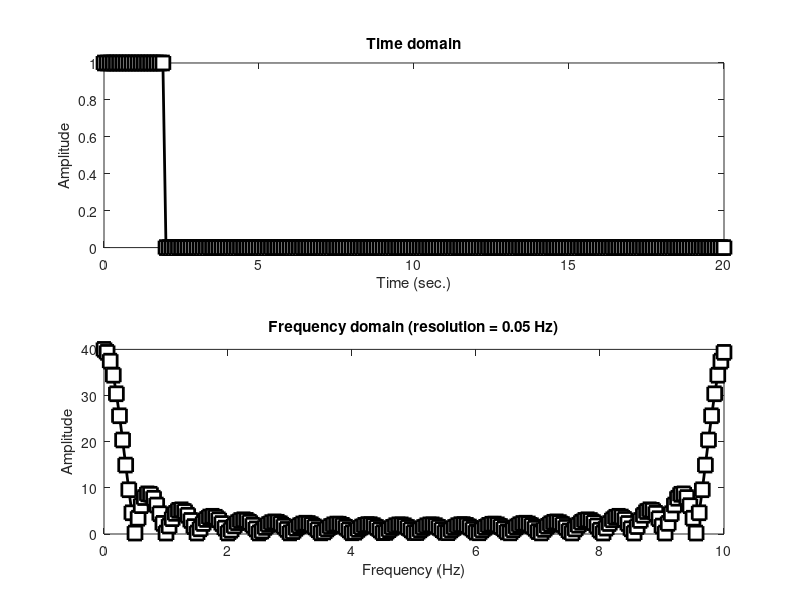
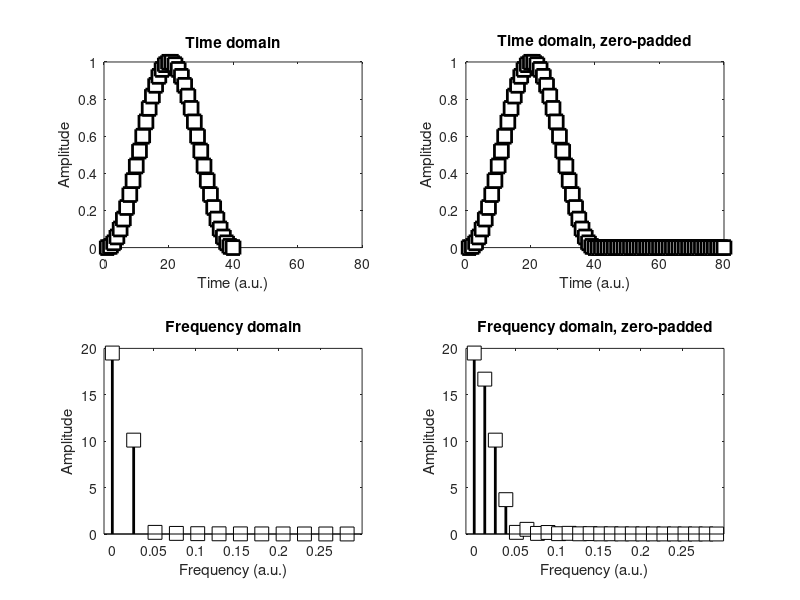
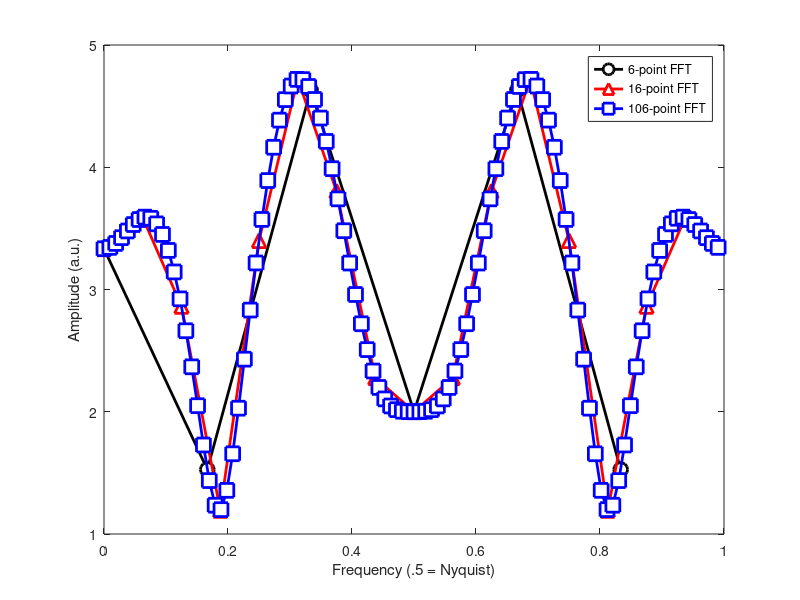
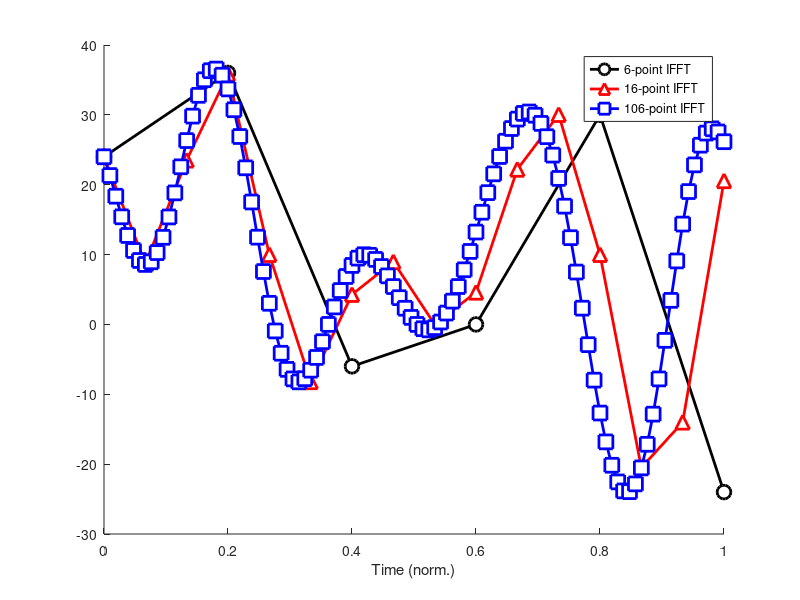

Source code (MATLAB) for these figures, in order:
%%
%     COURSE: Signal processing and image processing in MATLAB and Python
%    SECTION: Frequency resolution and zero padding
%      VIDEO: Sampling and frequency resolution
% Instructor: mikexcohen.com
%
%%
clear, clc

%%

% create the signal
srate  = 1000;
pnts   = 1000;

% The Fourier transform loop (although it's not being computed)
for fi=1:pnts
    %csw = exp( -1i*2*pi*(fi-1)*fourTime );
    %fCoefs(fi) = sum( signal.*csw ) / pnts;
end

% compute frequencies vector
hz = linspace(0,srate/2,floor(pnts/2)+1);

% compute empirical frequency resolution as spacing between frequencies
freqres = mean(diff(hz));

% ... or directly from sampling rate and N
freqres = srate/pnts;


% print result in command window
fprintf('Frequency resolution is %g Hz\n',freqres)

%% example of increasing the number of data points

% parameters (try adjusting the srate and end of time)
srate  = 10;
time   = 0:1/srate:20;

% create signal
signal = zeros(size(time));
signal(1:round(length(time)*.1)) = 1;

% spectrum and frequencies vector
signalX = fft(signal);
hz = linspace(0,srate,length(time)); % plotting trick... frequencies really only go up to Nyquist

% plot
figure(1), clf
subplot(211)
plot(time,signal,'ks-','linew',2,'markerfacecolor','w','markersize',10)
xlabel('Time (sec.)'), ylabel('Amplitude')
title('Time domain')


subplot(212)
plot(hz,2*abs(signalX),'ks-','linew',2,'markerfacecolor','w','markersize',10)
xlabel('Frequency (Hz)'), ylabel('Amplitude')
title([ 'Frequency domain (resolution = ' num2str(diff(hz(1:2))) ' Hz)' ])

%%
%     COURSE: Signal processing and image processing in MATLAB and Python
%    SECTION: Frequency resolution and zero padding
%      VIDEO: Time-domain zero padding
% Instructor: mikexcohen.com
%
%%

%% signal

% create the signal (a Hann window)
n = 40;
signal = sin( (0:n-1) * pi/(n-1) ).^2;

% take the fast Fourier transform
signalX = fft(signal);

% extract amplitude
ampl = abs(signalX);

% normalized frequency units
frequnits = linspace(0,1,length(signal));

% and plot
figure(2), clf
subplot(221)
plot(signal,'ks-','linew',2,'markerfacecolor','w','markersize',10)
set(gca,'xlim',[0 80])
xlabel('Time (a.u.)'), ylabel('Amplitude')
title('Time domain')

subplot(223)
stem(frequnits,ampl,'ks-','linew',2,'markersize',10,'markerfacecolor','w')
set(gca,'xlim',[-.01 .3])
xlabel('Frequency (a.u.)'), ylabel('Amplitude')
title('Frequency domain')

%% manually add zeros

signalPad = cat(2,signal,zeros(1,40));

% Fourier coefficients
signalX = fft(signalPad);

% extract amplitude
ampl = abs(signalX);

% normalized frequency units
frequnits = linspace(0,1,length(signalPad));

% and plot
subplot(222)
plot(signalPad,'ks-','linew',2,'markerfacecolor','w','markersize',10)
xlabel('Time (a.u.)'), ylabel('Amplitude')
set(gca,'xlim',[0 80])
title('Time domain, zero-padded')

subplot(224)
stem(frequnits,ampl,'ks-','linew',2,'markersize',10,'markerfacecolor','w')
set(gca,'xlim',[-.01 .3])
xlabel('Frequency (a.u.)'), ylabel('Amplitude')
title('Frequency domain, zero-padded')

%% zero-padding in fft function

% create the signal
signal = [ 4 6 -1 0 5 -4 ];

% number of zeros to add after signal
n2pad = [ 0 10 100 ];

figure(3), clf

c = 'krb';
s = 'o^s';

leg = cell(size(n2pad));
for zi=1:length(n2pad)
    
    % total length of signal
    zeropadN = length(signal)+n2pad(zi);
    
    % FFT and amplitude
    sigampl   = 2*abs( fft(signal,zeropadN) );  % the 2nd input is the TOTAL amount of timepoints, not the extra zero-padding points!
    
    % one of the two normalization steps
    %sigampl = sigampl / 1;
    %sigampl = sigampl / zeropadN;
    sigampl = sigampl / length(signal);
    
    frequnits = linspace(0,1,zeropadN+1);
    
    % and plot
    plot(frequnits(1:length(sigampl)),sigampl,[c(zi) s(zi) '-'],'linew',2,'markerfacecolor','w','markersize',10)
    hold on
    leg{zi} = [ num2str(zeropadN) '-point FFT' ];
end

% add some plot extras
legend(leg)
xlabel('Frequency (.5 = Nyquist)')
ylabel('Amplitude (a.u.)')


%%
%     COURSE: Signal processing and image processing in MATLAB and Python
%    SECTION: Frequency resolution and zero padding
%      VIDEO: Frequency-domain zero padding
% Instructor: mikexcohen.com
%
%%


% create the signal
signal = [ 4 6 -1 0 5 -4 ];

% its Fourier coefficients
signalX = fft(signal);


% number of zeros to add after spectrum
n2pad = [ 0 10 100 ];

figure(4), clf, hold on

c = 'krb';
s = 'o^s';

for zi=1:length(n2pad)
    
    % spectral zero-padding
    zeropadN = length(signal)+n2pad(zi);
    
    % reconstruction via ifft
    reconSig = ifft(signalX,zeropadN) * zeropadN;
    normtime = linspace(0,1,length(reconSig));
    
    % and plot
    plot(normtime,real(reconSig),[c(zi) s(zi) '-'],'linew',2,'markerfacecolor','w','markersize',10)
    
    % legend
    leg{zi} = [ num2str(zeropadN) '-point IFFT' ];
end

% add some plot extras
legend(leg)
xlabel('Time (norm.)')

%% Another example

% create the signal
srate  = 1000;
x      = (0:255)/srate;
signal = sin(2*pi*20*x)>.3;

% number of zeros to add after spectrum
n2pad = [ 1 2 5 ];

figure(5), clf

c = 'krb';
s = 'o^s';

leg = cell(size(n2pad));
for zi=1:length(n2pad)
    
    % fft
    signalX = fft(signal);
    
    % spectral zero-padding
    zeropadN = 2^nextpow2( length(signal)*n2pad(zi) );
    
    % reconstruction via ifft
    reconSig = ifft(signalX,zeropadN) * zeropadN;
    normtime = linspace(x(1),x(end),length(reconSig)); % new time vector
    srateNew = 1/mean(diff(normtime)); % new sampling rate
    
    % power spectrum
    ampl = abs(fft( real(reconSig )));
    hz   = linspace(0,srateNew/2,floor(length(reconSig)/2+1));
    
    
    % plot time-domain signal
    subplot(211)
    if zi==1
        plot(normtime,real(reconSig),[c(zi) 's-'],'linew',2,'markersize',10,'markerfacecolor','w')
    else
        plot(normtime,real(reconSig),[c(zi) '.-'],'markersize',15)
    end
    hold on, axis tight
    leg{zi} = [ num2str(zeropadN) '-point IFFT' ];
    
    % plot amplitude spectrum
    subplot(212)
    plot(hz,ampl(1:length(hz)),[c(zi) '.-']), hold on
end

% add some plot extras
legend(leg)
subplot(211)
xlabel('Time (sec.)')
title('Time domain')

subplot(212)
xlabel('Frequency (Hz)'), ylabel('Amplitude (non-normalized)')
title('Frequency domain')
zoom on, axis tight


%%
%     COURSE: Signal processing and image processing in MATLAB and Python
%    SECTION: Frequency resolution and zero padding
%      VIDEO: Sampling rate vs. signal length
% Instructor: mikexcohen.com
%
%%


%% difference between sampling rate and number of time points for Fourier frequencies

% temporal parameters
srates  = [100 100 1000];
timedur = [  1  10    1];


freq    =     5; % in Hz
colors  = 'kmb';
symbols = 'op.';


figure(6), clf
legendText = cell(size(timedur));
for parami=1:length(colors)
    
    % define sampling rate in this round
    srate = srates(parami); % in Hz
    
    % define time
    time = -1:1/srate:timedur(parami);
    
    % create signal (Morlet wavelet)
    signal = cos(2*pi*freq.*time) .* exp( (-time.^2) / .05 );
    
    % compute FFT and normalize
    signalX = fft(signal);
    signalX = signalX./max(signalX);
    
    % define vector of frequencies in Hz
    hz = linspace(0,srate/2,floor(length(signal)/2)+1);
    
    
    % plot time-domain signal
    subplot(211)
    plot(time,signal,[colors(parami) symbols(parami) '-'],'markersize',10,'markerface',colors(parami)), hold on
    set(gca,'xlim',[-1 3])
    xlabel('Time (s)'), ylabel('Amplitude')
    title('Time domain')
    
    % plot frequency-domain signal
    subplot(212), hold on
    plot(hz,abs(signalX(1:length(hz))),[colors(parami) symbols(parami) '-'],'markersize',10,'markerface',colors(parami))
    xlabel('Frequency (Hz)'), ylabel('Amplitude')
    title('Frequency domain')
    
    legendText{parami} = [ 'srate=' num2str(srates(parami)) ', N=' num2str(timedur(parami)+1) 's' ];
end

legend(legendText)
zoom on

%% done.

% Interested in more courses? See sincxpress.com 
% Use code MXC-DISC4ALL for the lowest price for all courses.
